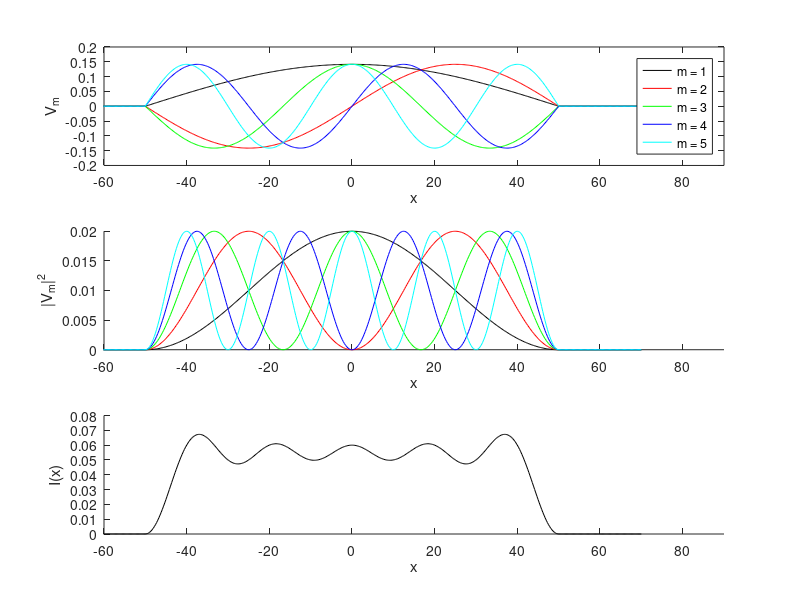
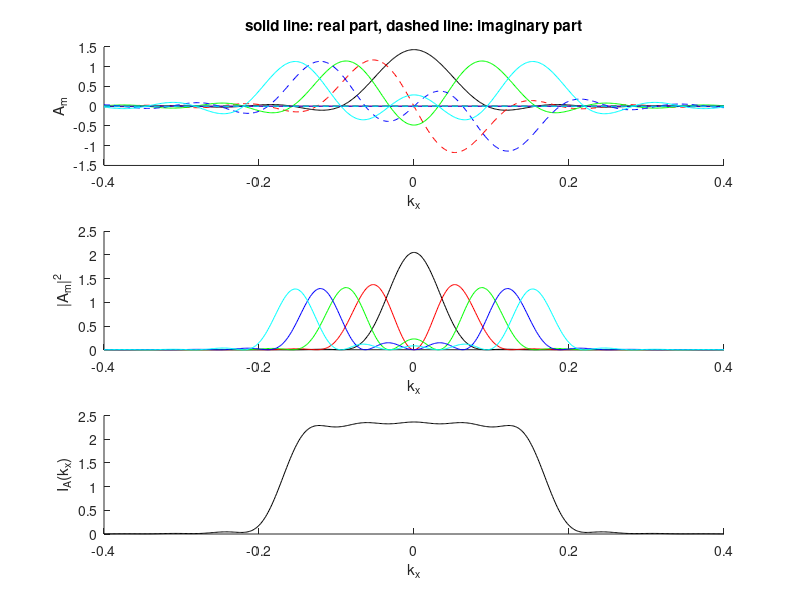
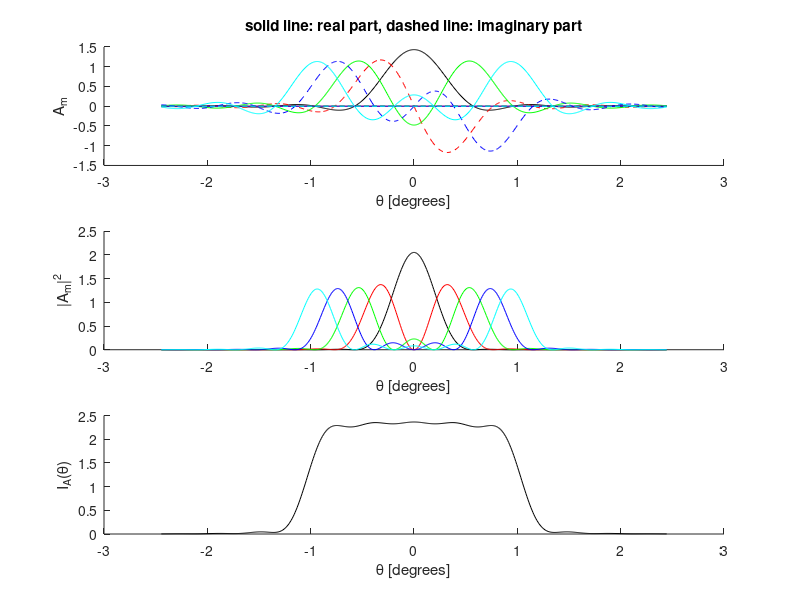

Write the MATLAB code that produced these figures, in order.
close all
clear

L_x=100;
lambda_0=0.67;

Nmodes=5;

colors='krgbcmy';

x=linspace(-70,70,500);
k_x=linspace(-0.4,0.4,500);
theta=asind(k_x.*lambda_0./(2*pi));

intensity=zeros(size(x));
angular_intensity=zeros(size(k_x));

legend_text={};

source_figure=figure;
subplot(3,1,1)
subplot(3,1,2)
subplot(3,1,3)
kx_figure=figure;
theta_figure=figure;

myXlim=[-60,90];

%for m=1:Nmodes
for m=1:Nmodes
% for m=8:Nmodes
    if(mod(m,2)==0) %even
        V_m=sqrt(2/L_x)*sin(pi*m*x/L_x);
        A_m=1i*m*(-1)^(m/2)*sqrt(2*L_x)*sin(k_x*L_x/2)./(pi^2*m^2-k_x.^2*L_x.^2);
    elseif(mod(m,2)==1) %odd
        V_m=sqrt(2/L_x)*cos(pi*m*x/L_x);
        A_m=m*(-1)^((m-1)/2)*sqrt(2*L_x)*cos(k_x*L_x/2)./(pi^2*m^2-k_x.^2*L_x.^2);
    end    
    V_m(abs(x)>L_x/2)=0;
    
    intensity=intensity+abs(V_m).^2;
    angular_intensity=angular_intensity+abs(A_m).^2;
    
    figure(source_figure)
    subplot(3,1,1)   
    plot(x, V_m, colors(m))

    hold on
    subplot(3,1,2)
    hold on
    plot(x, abs(V_m).^2, colors(m))
    
    figure(kx_figure)
    subplot(3,1,1)
    hold on
    plot(k_x, real(A_m), [colors(m),'-'])
    plot(k_x, imag(A_m), [colors(m),'--'])
    subplot(3,1,2)
    hold on
    plot(k_x, abs(A_m).^2, colors(m))
    
    figure(theta_figure)
    subplot(3,1,1)
    hold on
    plot(theta, real(A_m), [colors(m),'-'])
    plot(theta, imag(A_m), [colors(m),'--'])
    subplot(3,1,2)
    hold on
    plot(theta, abs(A_m).^2, colors(m))
    
    
    
    legend_text{m}=['m = ',num2str(m)];
end

figure(source_figure)
subplot(3,1,1)
xlabel('x')
ylabel('V_m')
xlim(myXlim)
subplot(3,1,2)
xlabel('x')
ylabel('|V_m|^2')
xlim(myXlim)
subplot(3,1,3)
hold on
plot(x, intensity, 'k')
xlabel('x')
ylabel('I(x)')
xlim(myXlim)

figure(kx_figure)
subplot(3,1,1)
xlabel('k_x')
ylabel('A_m')
title('solid line: real part, dashed line: imaginary part')
subplot(3,1,2)
xlabel('k_x')
ylabel('|A_m|^2')
subplot(3,1,3)
hold on
xlabel('k_x')
ylabel('I_A(k_x)')
plot(k_x, angular_intensity, 'k')


figure(theta_figure)
subplot(3,1,1)
xlabel('\theta [degrees]')
ylabel('A_m')
title('solid line: real part, dashed line: imaginary part')

subplot(3,1,2)
xlabel('\theta [degrees]')
ylabel('|A_m|^2')
subplot(3,1,3)
hold on
plot(theta, angular_intensity, 'k')
ylabel('I_A(\theta)')
xlabel('\theta [degrees]')

figure(source_figure)
subplot(3,1,1)
legend(legend_text)